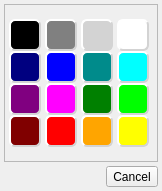
<?xml version="1.0" encoding="UTF-8"?>
<ui version="4.0">
 <class>DialogIRCColorDialog</class>
 <widget class="QDialog" name="DialogIRCColorDialog">
  <property name="geometry">
   <rect>
    <x>0</x>
    <y>0</y>
    <width>162</width>
    <height>191</height>
   </rect>
  </property>
  <property name="windowTitle">
   <string>Choose An IRC Supported Color</string>
  </property>
  <property name="windowIcon">
   <iconset resource="../Resource.qrc">
    <normaloff>:/Resource/Generic/Skin.png</normaloff>:/Resource/Generic/Skin.png</iconset>
  </property>
  <layout class="QGridLayout" name="gridLayout">
   <property name="margin">
    <number>4</number>
   </property>
   <property name="spacing">
    <number>4</number>
   </property>
   <item row="1" column="1">
    <layout class="QVBoxLayout" name="verticalLayout">
     <item>
      <widget class="QToolButton" name="toolButton_2">
       <property name="text">
        <string>Cancel</string>
       </property>
      </widget>
     </item>
    </layout>
   </item>
   <item row="1" column="0">
    <spacer name="horizontalSpacer">
     <property name="orientation">
      <enum>Qt::Horizontal</enum>
     </property>
     <property name="sizeHint" stdset="0">
      <size>
       <width>40</width>
       <height>20</height>
      </size>
     </property>
    </spacer>
   </item>
   <item row="0" column="0" colspan="2">
    <widget class="QFrame" name="frame">
     <property name="sizePolicy">
      <sizepolicy hsizetype="Preferred" vsizetype="Expanding">
       <horstretch>0</horstretch>
       <verstretch>0</verstretch>
      </sizepolicy>
     </property>
     <property name="frameShape">
      <enum>QFrame::StyledPanel</enum>
     </property>
     <property name="frameShadow">
      <enum>QFrame::Raised</enum>
     </property>
     <layout class="QVBoxLayout" name="verticalLayout_2">
      <property name="spacing">
       <number>0</number>
      </property>
      <property name="margin">
       <number>0</number>
      </property>
      <item>
       <layout class="QGridLayout" name="gridLayout_2">
        <item row="2" column="3">
         <widget class="QToolButton" name="toolButtonLime">
          <property name="minimumSize">
           <size>
            <width>32</width>
            <height>32</height>
           </size>
          </property>
          <property name="toolTip">
           <string>Lime</string>
          </property>
          <property name="styleSheet">
           <string notr="true">QToolButton { 
background-color: lime; 
border-style: outset; 
border-width: 2px;	
border-radius: 6px; 
border-color: lightgrey; 
}</string>
          </property>
          <property name="text">
           <string/>
          </property>
          <property name="iconSize">
           <size>
            <width>16</width>
            <height>16</height>
           </size>
          </property>
         </widget>
        </item>
        <item row="0" column="3">
         <widget class="QToolButton" name="toolButtonWhite">
          <property name="minimumSize">
           <size>
            <width>32</width>
            <height>32</height>
           </size>
          </property>
          <property name="toolTip">
           <string>White</string>
          </property>
          <property name="styleSheet">
           <string notr="true">QToolButton { 
background-color: white; 
border-style: outset; 
border-width: 2px;	
border-radius: 6px; 
border-color: lightgrey; 
}</string>
          </property>
          <property name="text">
           <string/>
          </property>
          <property name="iconSize">
           <size>
            <width>16</width>
            <height>16</height>
           </size>
          </property>
         </widget>
        </item>
        <item row="0" column="0">
         <widget class="QToolButton" name="toolButtonBlack">
          <property name="minimumSize">
           <size>
            <width>32</width>
            <height>32</height>
           </size>
          </property>
          <property name="toolTip">
           <string>Black</string>
          </property>
          <property name="styleSheet">
           <string notr="true">QToolButton { 
background-color: black; 
border-style: outset; 
border-width: 2px;	
border-radius: 6px; 
border-color: lightgrey; 
}</string>
          </property>
          <property name="text">
           <string/>
          </property>
          <property name="iconSize">
           <size>
            <width>16</width>
            <height>16</height>
           </size>
          </property>
         </widget>
        </item>
        <item row="0" column="1">
         <widget class="QToolButton" name="toolButtonGray">
          <property name="minimumSize">
           <size>
            <width>32</width>
            <height>32</height>
           </size>
          </property>
          <property name="toolTip">
           <string>Gray</string>
          </property>
          <property name="styleSheet">
           <string notr="true">QToolButton { 
background-color: gray; 
border-style: outset; 
border-width: 2px;	
border-radius: 6px; 
border-color: lightgrey; 
}</string>
          </property>
          <property name="text">
           <string/>
          </property>
          <property name="iconSize">
           <size>
            <width>16</width>
            <height>16</height>
           </size>
          </property>
         </widget>
        </item>
        <item row="0" column="2">
         <widget class="QToolButton" name="toolButtonLightGray">
          <property name="minimumSize">
           <size>
            <width>32</width>
            <height>32</height>
           </size>
          </property>
          <property name="toolTip">
           <string>Light Gray</string>
          </property>
          <property name="styleSheet">
           <string notr="true">QToolButton { 
background-color: lightgray; 
border-style: outset; 
border-width: 2px;	
border-radius: 6px; 
border-color: lightgrey; 
}</string>
          </property>
          <property name="text">
           <string/>
          </property>
          <property name="iconSize">
           <size>
            <width>16</width>
            <height>16</height>
           </size>
          </property>
         </widget>
        </item>
        <item row="1" column="0">
         <widget class="QToolButton" name="toolButtonNavy">
          <property name="minimumSize">
           <size>
            <width>32</width>
            <height>32</height>
           </size>
          </property>
          <property name="toolTip">
           <string>Navy</string>
          </property>
          <property name="styleSheet">
           <string notr="true">QToolButton { 
background-color: navy; 
border-style: outset; 
border-width: 2px;	
border-radius: 6px; 
border-color: lightgrey; 
}</string>
          </property>
          <property name="text">
           <string/>
          </property>
          <property name="iconSize">
           <size>
            <width>16</width>
            <height>16</height>
           </size>
          </property>
         </widget>
        </item>
        <item row="1" column="1">
         <widget class="QToolButton" name="toolButtonBlue">
          <property name="minimumSize">
           <size>
            <width>32</width>
            <height>32</height>
           </size>
          </property>
          <property name="toolTip">
           <string>Blue</string>
          </property>
          <property name="styleSheet">
           <string notr="true">QToolButton { 
background-color: blue; 
border-style: outset; 
border-width: 2px;	
border-radius: 6px; 
border-color: lightgrey; 
}</string>
          </property>
          <property name="text">
           <string/>
          </property>
          <property name="iconSize">
           <size>
            <width>16</width>
            <height>16</height>
           </size>
          </property>
         </widget>
        </item>
        <item row="1" column="2">
         <widget class="QToolButton" name="toolButtonDarkCyan">
          <property name="minimumSize">
           <size>
            <width>32</width>
            <height>32</height>
           </size>
          </property>
          <property name="toolTip">
           <string>Dark Cyan</string>
          </property>
          <property name="styleSheet">
           <string notr="true">QToolButton { 
background-color: darkcyan; 
border-style: outset; 
border-width: 2px;	
border-radius: 6px; 
border-color: lightgrey; 
}</string>
          </property>
          <property name="text">
           <string/>
          </property>
          <property name="iconSize">
           <size>
            <width>16</width>
            <height>16</height>
           </size>
          </property>
         </widget>
        </item>
        <item row="1" column="3">
         <widget class="QToolButton" name="toolButtonCyan">
          <property name="minimumSize">
           <size>
            <width>32</width>
            <height>32</height>
           </size>
          </property>
          <property name="toolTip">
           <string>Cyan</string>
          </property>
          <property name="styleSheet">
           <string notr="true">QToolButton { 
background-color: cyan; 
border-style: outset; 
border-width: 2px;	
border-radius: 6px; 
border-color: lightgrey; 
}</string>
          </property>
          <property name="text">
           <string/>
          </property>
          <property name="iconSize">
           <size>
            <width>16</width>
            <height>16</height>
           </size>
          </property>
         </widget>
        </item>
        <item row="2" column="0">
         <widget class="QToolButton" name="toolButtonPurple">
          <property name="minimumSize">
           <size>
            <width>32</width>
            <height>32</height>
           </size>
          </property>
          <property name="toolTip">
           <string>Purple</string>
          </property>
          <property name="styleSheet">
           <string notr="true">QToolButton { 
background-color: purple; 
border-style: outset; 
border-width: 2px;	
border-radius: 6px; 
border-color: lightgrey; 
}</string>
          </property>
          <property name="text">
           <string/>
          </property>
          <property name="iconSize">
           <size>
            <width>16</width>
            <height>16</height>
           </size>
          </property>
         </widget>
        </item>
        <item row="2" column="1">
         <widget class="QToolButton" name="toolButtonMagenta">
          <property name="minimumSize">
           <size>
            <width>32</width>
            <height>32</height>
           </size>
          </property>
          <property name="acceptDrops">
           <bool>true</bool>
          </property>
          <property name="toolTip">
           <string>Magenta</string>
          </property>
          <property name="styleSheet">
           <string notr="true">QToolButton { 
background-color: magenta; 
border-style: outset; 
border-width: 2px;	
border-radius: 6px; 
border-color: lightgrey; 
}</string>
          </property>
          <property name="text">
           <string/>
          </property>
          <property name="iconSize">
           <size>
            <width>16</width>
            <height>16</height>
           </size>
          </property>
         </widget>
        </item>
        <item row="2" column="2">
         <widget class="QToolButton" name="toolButtonGreen">
          <property name="minimumSize">
           <size>
            <width>32</width>
            <height>32</height>
           </size>
          </property>
          <property name="toolTip">
           <string>Green</string>
          </property>
          <property name="styleSheet">
           <string notr="true">QToolButton { 
background-color: green; 
border-style: outset; 
border-width: 2px;	
border-radius: 6px; 
border-color: lightgrey; 
}</string>
          </property>
          <property name="text">
           <string/>
          </property>
          <property name="iconSize">
           <size>
            <width>16</width>
            <height>16</height>
           </size>
          </property>
         </widget>
        </item>
        <item row="3" column="0">
         <widget class="QToolButton" name="toolButtonMaroon">
          <property name="minimumSize">
           <size>
            <width>32</width>
            <height>32</height>
           </size>
          </property>
          <property name="toolTip">
           <string>Maroon</string>
          </property>
          <property name="styleSheet">
           <string notr="true">QToolButton { 
background-color: maroon; 
border-style: outset; 
border-width: 2px;	
border-radius: 6px; 
border-color: lightgrey; 
}</string>
          </property>
          <property name="text">
           <string/>
          </property>
          <property name="iconSize">
           <size>
            <width>16</width>
            <height>16</height>
           </size>
          </property>
         </widget>
        </item>
        <item row="3" column="3">
         <widget class="QToolButton" name="toolButtonYellow">
          <property name="minimumSize">
           <size>
            <width>32</width>
            <height>32</height>
           </size>
          </property>
          <property name="toolTip">
           <string>Yellow</string>
          </property>
          <property name="styleSheet">
           <string notr="true">QToolButton { 
background-color: yellow; 
border-style: outset; 
border-width: 2px;	
border-radius: 6px; 
border-color: lightgrey; 
}</string>
          </property>
          <property name="text">
           <string/>
          </property>
          <property name="iconSize">
           <size>
            <width>16</width>
            <height>16</height>
           </size>
          </property>
         </widget>
        </item>
        <item row="3" column="2">
         <widget class="QToolButton" name="toolButtonOrange">
          <property name="minimumSize">
           <size>
            <width>32</width>
            <height>32</height>
           </size>
          </property>
          <property name="toolTip">
           <string>Orange</string>
          </property>
          <property name="styleSheet">
           <string notr="true">QToolButton { 
background-color: orange; 
border-style: outset; 
border-width: 2px;	
border-radius: 6px; 
border-color: lightgrey; 
}</string>
          </property>
          <property name="text">
           <string/>
          </property>
          <property name="iconSize">
           <size>
            <width>16</width>
            <height>16</height>
           </size>
          </property>
         </widget>
        </item>
        <item row="3" column="1">
         <widget class="QToolButton" name="toolButtonRed">
          <property name="minimumSize">
           <size>
            <width>32</width>
            <height>32</height>
           </size>
          </property>
          <property name="toolTip">
           <string>Red</string>
          </property>
          <property name="styleSheet">
           <string notr="true">QToolButton { 
background-color: red; 
border-style: outset; 
border-width: 2px;	
border-radius: 6px; 
border-color: lightgrey; 
}</string>
          </property>
          <property name="text">
           <string/>
          </property>
          <property name="iconSize">
           <size>
            <width>16</width>
            <height>16</height>
           </size>
          </property>
         </widget>
        </item>
       </layout>
      </item>
     </layout>
    </widget>
   </item>
  </layout>
 </widget>
 <resources>
  <include location="../Resource.qrc"/>
 </resources>
 <connections/>
</ui>
